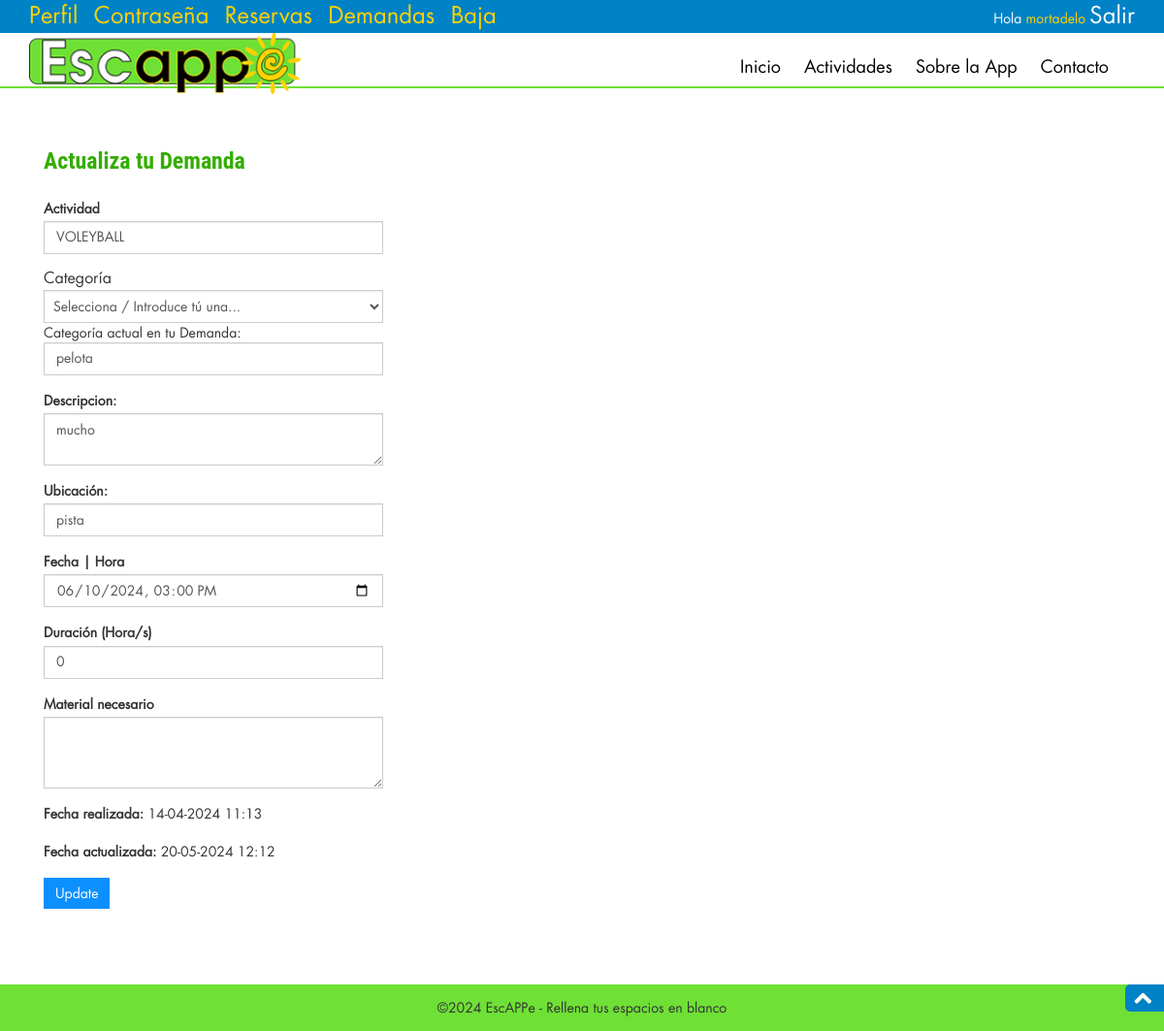
Before: /demanda-update.php?upiddemanda=1 (signed in) with the older database file.
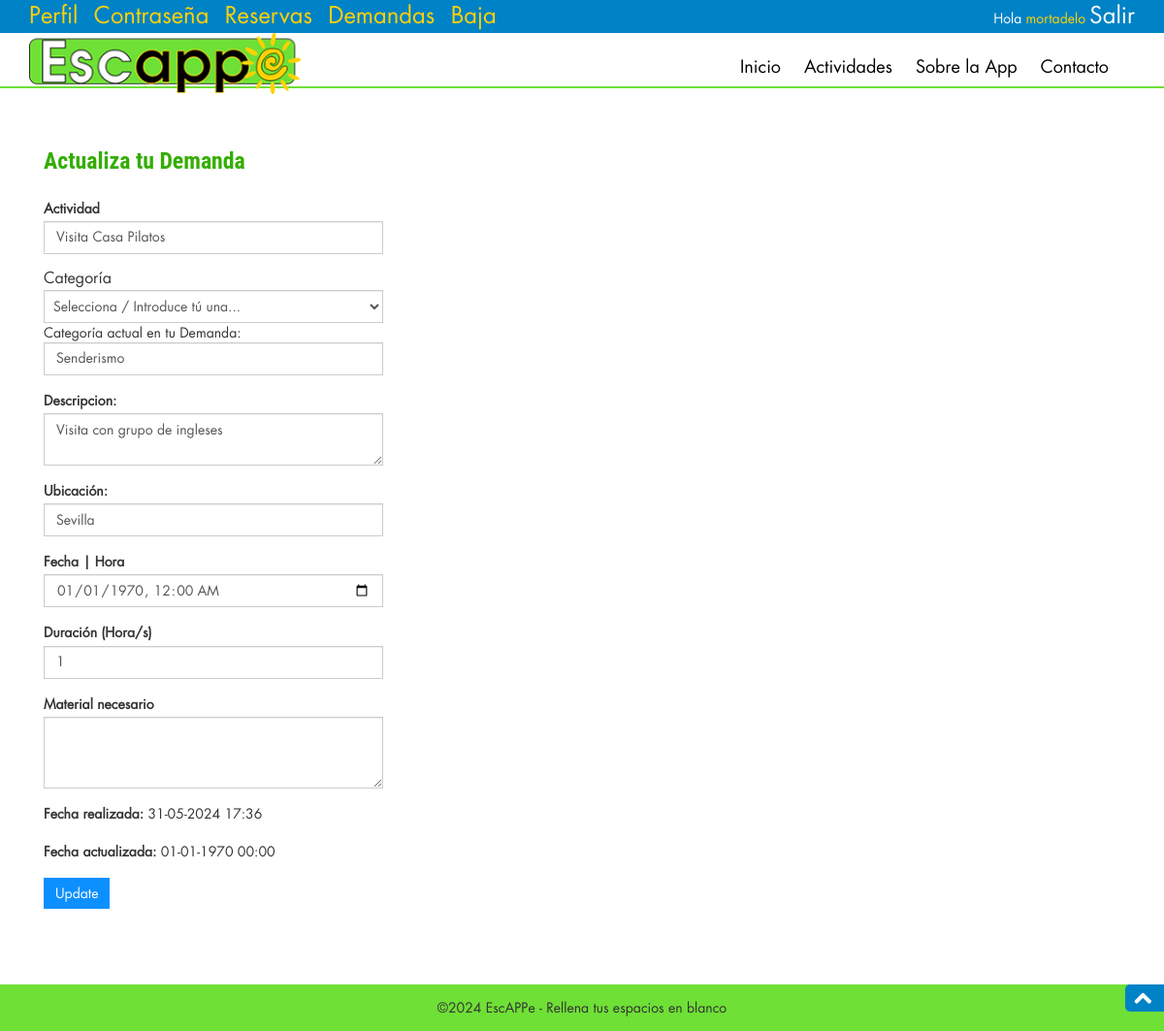
After: the same page with the newer database file.
### tables this page shows
CREATE TABLE `demanda` (
  `idDemanda` int(10) NOT NULL,
  `nombreActividad` varchar(200) DEFAULT NULL,
  `categoria` varchar(150) DEFAULT NULL,
  `descripcion` varchar(255) DEFAULT NULL,
  `ubicacion` varchar(100) DEFAULT NULL,
  `materialNecesario` varchar(150) DEFAULT NULL,
  `fechaHora` varchar(100) DEFAULT NULL,
  `nroPlazas` int(15) NOT NULL,
  `duracion` int(11) DEFAULT NULL,
  `fechaRealizada` timestamp NOT NULL DEFAULT current_timestamp(),
  `fechActualizada` timestamp NULL DEFAULT NULL ON UPDATE current_timestamp(),
  `idOfertante` int(10) DEFAULT NULL,
  `idConsumidor` int(10) DEFAULT NULL
);

### demanda-update.php (the view, shortened to what the changed rows need)
<?php
include ('includes/dbconnection.php');
if (strlen($_SESSION['entraConsumidor']) == 0) {
    header('Location:index.php');
} else {
    ?>
    <!DOCTYPE html>
    <html lang="es">
    <head>
        <link href="css/font-awesome/font-awesome.min.css" rel="stylesheet">
        <link rel="stylesheet" href="css/bootstrap-3.0.0/bootstrap.min.css" />
        <link rel="stylesheet" href="css/styles.css" />
    </head>
    <body>
        <section id="actividades" class="secPad">
            <div class="container">
                <div class="privacy">
                    <div class="container">
                        <form name="demandaUp" method="POST">
                            <?php
                            $iddemanda = $_REQUEST['upiddemanda'];
                            $sql = "SELECT * FROM demanda WHERE idDemanda =:iddemanda";
                            $query = $dbh->prepare($sql);
                            $query->bindParam(':iddemanda', $iddemanda, PDO::PARAM_STR);
                            $query->execute();
                            $results = $query->fetchAll(PDO::FETCH_OBJ);
                            if ($query->rowCount() > 0) {
                                foreach ($results as $result) { ?>
                                    <p class="form-fit">
                                        <b>Actividad</b>
                                        <input type="text" name="actividad"
                                            value="<?php echo htmlentities($result->nombreActividad); ?>" class="form-control"
                                            id="actividadID" required="">
                                    </p>
                                    <div class="form-fit" id="categoriaDivID">
                                        <label class="inputLabel">Categoría</label>
                                        <select name="selectCatName" id="selectCatID" class="form-control form-fit">
                                            <option value="">Selecciona / Introduce tú una...</option>
                                        </select>
                                        <div id="nuevaCategoriaDiv" class="form-fit">
                                            <div class="">Categoría actual en tu Demanda:
                                                <input type="text" class="form-control" name="nuevaCategoria" id="nuevaCategoriaID"
                                                    placeholder="Nueva categoría" value="<?php echo htmlentities($result->categoria); ?>">
                                            </div>
                                        </div>
                                    </div>
                            <p class="form-fit">
                                <b>Descripcion:</b>
                                <textarea class="form-control" name="descripcion" id="descripcionID"
                                    value=""><?php echo htmlentities($result->descripcion); ?></textarea>
                            </p>
                            <p class="form-fit">
                                <b>Ubicación:</b>
                                <input type="text" class="form-control" name="ubicacion" id="ubicacionID"
                                    value="<?php echo htmlentities($result->ubicacion); ?>">
                            </p>
                            <p class="form-fit">
                                <b>Fecha | Hora</b>
                                <input type="datetime-local" class="form-control" name="fechaHora" id="fechaHoraID" required=""
                                    min="<?php echo date('Y-m-d') ?>T00:00"
                                    value="<?php echo date("Y-m-d H:i", strtotime($result->fechaHora)); ?>" placeholder="">
                            </p>
                            <p class="form-fit">
                                <b>Duración (Hora/s)</b>
                                <input type="number" class="form-control" name="duracion" id="duracionID" placeholder="En Horas"
                                    step="0.25" min="0" max="8" value="<?php echo htmlentities($result->duracion); ?>">
                            </p>
                            <p class="form-fit">
                                <b>Material necesario</b>
                                <textarea class="form-control" cols="" rows="3" name="matNecesario" id="matNecesarioID"
                                    value="<?php echo htmlentities($result->materialNecesario); ?>"></textarea>
                            </p>
                            <p class="form-fit">
                                <b>Fecha realizada:</b>
                                <?php echo date('d-m-Y H:i',strtotime($result->fechaRealizada)); ?>
                            </p>
                            <p class="form-fit">
                                <b>Fecha actualizada:</b>
                                <?php echo date('d-m-Y H:i',strtotime($result->fechActualizada)); ?>
                            </p>
                            <?php
                                }
                            } ?>
                    <p class="form-fit">
                        <button type="submit" name="demandaUpdate" class="btn-primary btn">Update</button>
                    </p>
                    </form>
                </div>
            </div>
            </div>
        </section>
    </body>
    </html>
    <?php
} ?>

Changed rows visible on the page:
removed demanda: actividad "VOLEYBALL", nuevaCategoria "pelota", descripcion "mucho", ubicacion "pista", fechaHora "06/10/2024 15:00", duracion "0", fechaRealizada "14-04-2024 11:13", fechActualizada "20-05-2024 12:12"
added demanda: actividad "Visita Casa Pilatos", nuevaCategoria "Senderismo", descripcion "Visita con grupo de ingleses", ubicacion "Sevilla", fechaHora "01/01/1970 00:00", duracion "1", fechaRealizada "31-05-2024 17:36", fechActualizada "01-01-1970 00:00"
